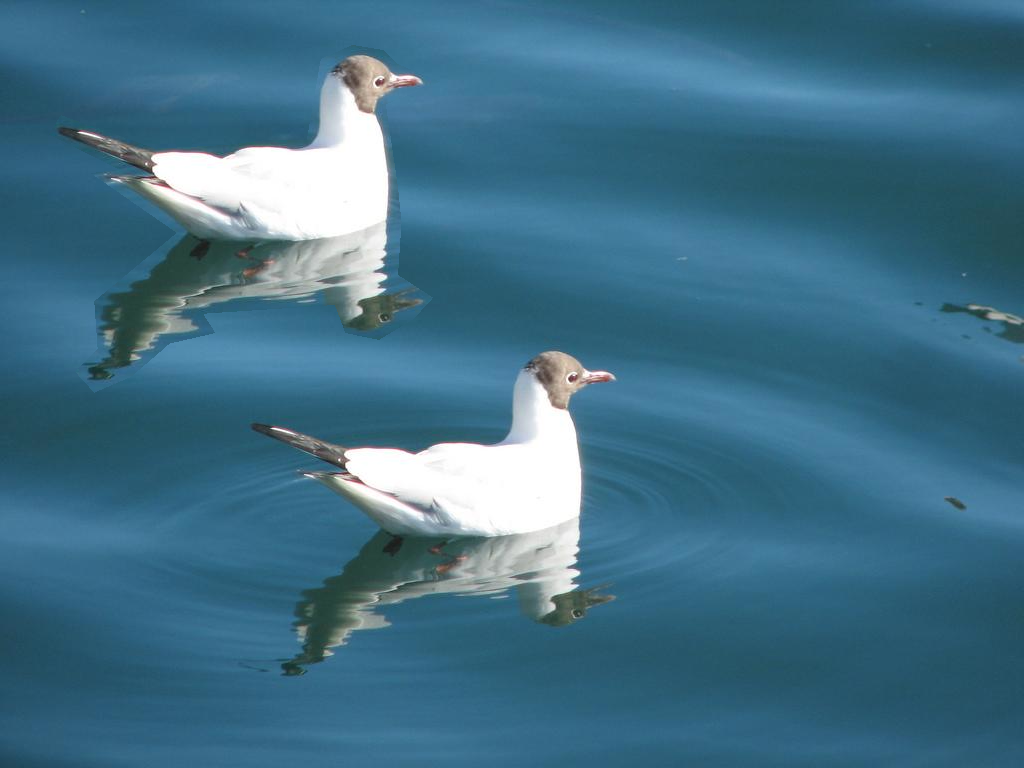
%> input picture Code1/im1_t.bmp, 1024 x 768 px
$ octave --eval "result = copymoveperfect2(imread('im1_t.bmp'));"   (GNU Octave 9; MATLAB toolbox functions it lacks are replaced by stand-ins)
%> lines starting %> are read from the running program, lines starting %| are printed output that depends on the picture; in (x1, y1, x2, y2) boxes, pixels count from 0 and x2, y2 are one past the last pixel; in counts of white or black regions, pixels touching at a corner belong together; the program's own positions count from 1
%clc           % clear the matlab environement
%clear all
%close all
function [V2,timestemp] = copymoveperfect2(i1)
tic;
Q75 = [8    6    5    8    12    20    26    31;       % Quantization matrix (75%), its a predefined matrix available on google search
    6    6    7    10    13    29    30    28;
    7    7    8    12    20    29    35    28;
    7    9    11    15    26    44    40    31;
    9    11    19    28    34   55   52    39;
    12    18    28    32    41   52   57    46;
    25    32    39    44   52   61   60   52;
    36    46    48    49   56   50   52    50 ];
%i1=imread('im1_t.bmp');                               % Input your image
i2=rgb2gray(i1);                                      % rgb to gray conversion
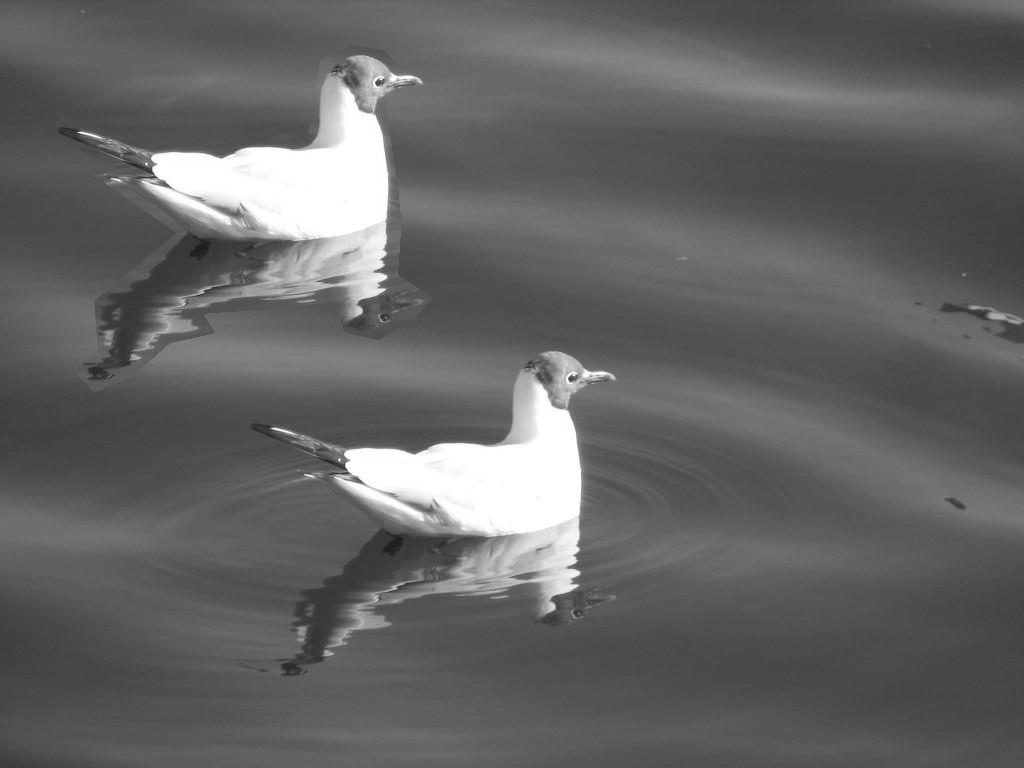
%> i2: size 768x1024 uint8; min 27, max 255, mean 100.3
%figure,imshow(i2), title('Before Rclose esize');
i2=imresize(i2, [128 128]);                           % resize the image. more the size, more the computational complexity.
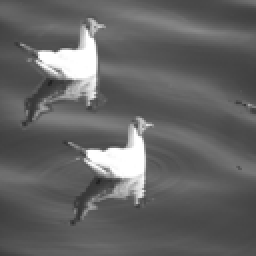
%> i2: size 128x128 uint8 (shown 2 times larger); min 31, max 255, mean 100.3
%figure, imshow(i2); title('i2');
[row, col] = size(i2);
%> row = 128; col = 128
i2=im2double(i2);                                     % convert from uint8 to double.
%> i2: size 128x128 double

count5=0;
V=zeros(64,1);                                        % Initialize null matrices for further use
counti=0;countj=0;S=zeros(1,2);add2=zeros(size(S));
Blocks2 = cell(row/8,col/8);                          % Divide the image into 8 x 8 blocks/ cells (overlapping manner)
for i=1:row-7
    counti = counti + 1;
    countj = 0;
    for j=1:col-7

        countj = countj + 1;
        Blocks2{i,j} = i2(i:i+7,j:j+7);
        count5=count5+1;
        D = dctmtx(size(Blocks2{i,j},1));             % Subject each of 8x8 cell as follows
        dct = D*Blocks2{i,j}*D';                      % Applying DCT to each of the 8x8 matrix
        K = dct./Q75;                                 % divide quantization matrix element wise to the dct matrix
        %dct=abs(dct);
        K1= round(K);
        V= horzcat(V,K1(:));                          % convert each 8x8 to a linear row, and create a new matrix with the formed rows
        S=[counti countj];
        add2= vertcat(add2,S);                        % The first pixel location of the block corresponding to the row in "V" is stored in S
    end
end
%> after the loop, Blocks2 = 14641 items; count5 = 14641; counti = 121
L= transpose(V);
L(1,:)=[];      % The initial 0 0 null matrices declared are deleted. 1st row deleted
add2(1,:)=[];   % 1st row deleted
L=[L add2];     % concatenate both

L1=sortrows(L); % Lexicographically sort the rows (sorts based on elements only the first column, sorts rows without disrupting the order of elements in it)

S2= [L1(:,end-1) L1(:,end)];   % Removing the locations that we concateneted in line 48


L1(:,end-1)=[];           % deleting last 2 columns (locations) since we stored the sorted locations in S2
L1(:,end)=[];

count2=0;count3=0;
shiftvector=zeros(1,2); copy=zeros(1,6);     % Now we calculate Euclidian distance
for i=2:14641                                % Read the document uploaded to understand why these steps are needed
    K2=0; J2=0;                              % Shiftvector resembles euclidian distance array
    switch any(L1(i,:))
        case 0
            count2=count2+1;
        case 1
            count3=count3+1;
            K2=S2(i,1); J2=S2(i,2);
            K3=S2(i-1,1); J3= S2(i-1,2);
            s1= K2-K3; s2=J2-J3;
            s=[s1 s2];
            shiftvector = vertcat(shiftvector,s);
            c= [K2 J2 K3 J3 s1 s2];
            copy= vertcat(copy,c);
    end
end
%> after the loop, J3 = 67; K3 = 96; c = [96 68 96 67 0 1]; copy = 1595 rows, first 8: [0 0 0 0 0 0; 8 42 121 121 -113 -79; 8 43 8 42 0 1; 8 44 8 43 0 1; 8 45 8 44 0 1; 8 46 8 45 0 1; 9 40 8 46 1 -6; 9 41 9 40 0 1]; count2 = 13046; count3 = 1594; s = [0 1]; s1 = 0; s2 = 1; shiftvector = 1595 rows, first 12: [0 0; -113 -79; 0 1; 0 1; 0 1; 0 1; 1 -6; 0 1; 0 1; 0 1; 0 1; 0 1]
copy(1,:)=[];


shiftvector(1,:)=[];
shiftvector= abs(shiftvector);
%> shiftvector = 1594 rows, first 12: [113 79; 0 1; 0 1; 0 1; 0 1; 1 6; 0 1; 0 1; 0 1; 0 1; 0 1; 0 1]
matrix = unique(shiftvector, 'rows', 'stable');        % segregate all the unique, set of elements in shiftvector
%> matrix = 27 rows, first 12: [113 79; 0 1; 1 6; 1 8; 1 10; 1 11; 1 18; 1 28; 1 30; 1 31; 1 32; 1 33]

[row2, col2]= size(shiftvector);
%> row2 = 1594; col2 = 2
[row3, col3]= size(matrix);
%> row3 = 27; col3 = 2
cnt=0; repetition= zeros(row3,1);                      % Count the number of times each unique element occurs in shift vector
for i=1:row3
    for j=1:row2
        if (matrix(i,:)== shiftvector(j,:))
            cnt=cnt+1;
        end
    end
    repetition(i,1)=cnt;                           % The number of times repeated is stored in "Repetition" matrix
    cnt=0;
end
%> this loop made 27 passes
%> after the loop, repetition = 27 values, max 1515 at index 2, min 1 at index 1, mean 59.04

threshold = repetition > 400;                           % filtering highly repeated euclidean distance values.
%> threshold = 27 logical values, 1 true

V2 = zeros(64,64);
c6=0;c7=0;
for i=1:row3                                            % Finally checking the matrices with same distance.
    if(threshold(i,:)==1)
        rep1= matrix(i,1);
        rep2= matrix(i,2);
        c7=c7+1;
        for j=2:row2
            if(shiftvector(j,:)==[rep1 rep2])
                rep3= copy(j,1); rep4= copy(j,2);
                rep5=copy(j,3); rep6=copy(j,4);
                V2(rep3:rep3+7, rep4:rep4+7)= ones(8,8);
                V2(rep5:rep5+7, rep6:rep6+7)= ones(8,8);
                c6=c6+1;
            end
        end
    end
end
%> this loop made 27 passes
%> (rep1, rep2, c7) on pass 2: (0, 1, 1)
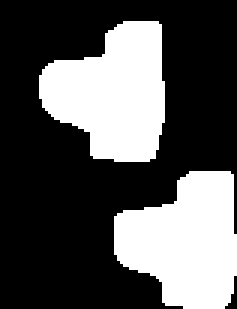
%> V2: size 103x79 double (shown 3 times larger); values 0 (black) and 1 (white), 33.7% white; 2 white regions, box (x1, y1, x2, y2) and area: (13, 7, 55, 54) 1379, (38, 57, 79, 103) 1364
%> after the loop, c6 = 1515; rep3 = 96; rep4 = 68; rep5 = 96; rep6 = 67
%figure,imshow(V2); title('copy moved part');         % Mark the copy moved regions on a bnary image.
timestemp = toc;
end
